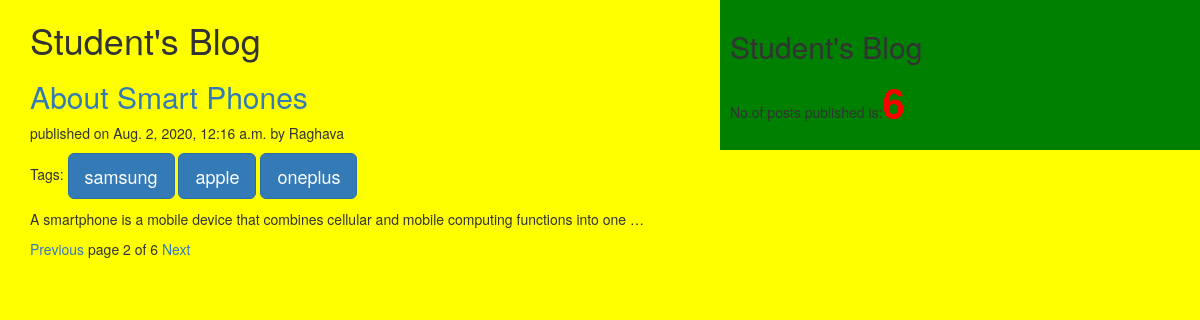
Screenshot of /?nextpage=2 with the database file from the repository.
### testapp/models.py (models this page shows, shortened)
class Post(models.Model):
    STATUE_CHOICES=(('draft','DRAFT'),('published','PUBLISHED'))
    title=models.CharField(max_length=64)
    slug=models.SlugField(max_length=64,unique_for_date='publish')
    author=models.ForeignKey(User,related_name='blog_posts',on_delete=models.PROTECT)
    body=models.TextField()
    publish=models.DateTimeField(default=timezone.now)
    created=models.DateTimeField(auto_now_add=True)
    updated=models.DateTimeField(auto_now=True)
    status=models.CharField(max_length=10,choices=STATUE_CHOICES,default='draft')
    objects=custommanager()
    tags=TaggableManager()
    class Meta:
        ordering=('-publish',)
    def get_absolute_url(self):
        return reverse('post_detail',args=[self.publish.year,self.publish.strftime('%m'),self.publish.strftime('%d'),self.slug])

### testapp/views.py (the view)
# urls.py: url(r'^$',post_view),
def post_view(request,tag_slug=None):
    post_info=Post.objects.all()
    tag=None
    if tag_slug:
        tag=get_object_or_404(Tag,slug=tag_slug)
        post_info=post_info.filter(tags__in=[tag])
    paginator=Paginator(post_info,1)
    page_number=request.GET.get('nextpage')
    try:
         post_info=paginator.page(page_number)
    except PageNotAnInteger:
         post_info=paginator.page(1)
    except EmptyPage:
         post_info=paginator.page(paginator,num_pages)
    return render(request,'testapp/post_list.html',{'post_info':post_info,'tag':tag},)

### testapp/models.py (called while the page is built)
    def get_queryset(self):
        return super().get_queryset().filter(status='published')

### testapp/templatetags/blog_tags.py (called while the page is built)
@register.simple_tag()
def total_posts():
    return Post.objects.count()

### templates/testapp/post_list.html (shortened to what this page needs)
<!DOCTYPE html>
{%extends 'testapp/home.html'%}
{%block content%}
<h1>Student's Blog</h1>
{%for post in post_info%}
  <h2><a href="{{post.get_absolute_url}}">{{post.title}}</a></h2>
  <p id="date">published on {{post.publish}} by {{post.author|title}}</p>
  <p>  Tags:
    {%for tag in post.tags.all%}
     <a href="{%url 'post_list_by_tag_name' tag.slug %}" class='btn btn-primary btn-lg'>{{tag.name}}</a>
     {%endfor%}
  </p>
  {{post.body|truncatewords:15|linebreaks}}
  {%endfor%}
  {%include 'testapp/pagination.html' with page1=post_info%}
{%endblock%}

### static/css/blog.css (style rules this page uses)
body { background:yellow; }

### rows the page displays
Post: title "About Smart Phones", publish "Aug. 2, 2020, 12:16 a.m.", author "Raghava", body "A smartphone is a mobile device that combines cellular and mobile computing functions into one …"
Tag: name "samsung"
Tag: name "apple"
Tag: name "oneplus"

### other values shown
{{ page1.number }} "2"
{{ page1.paginator.num_pages }} "6"
